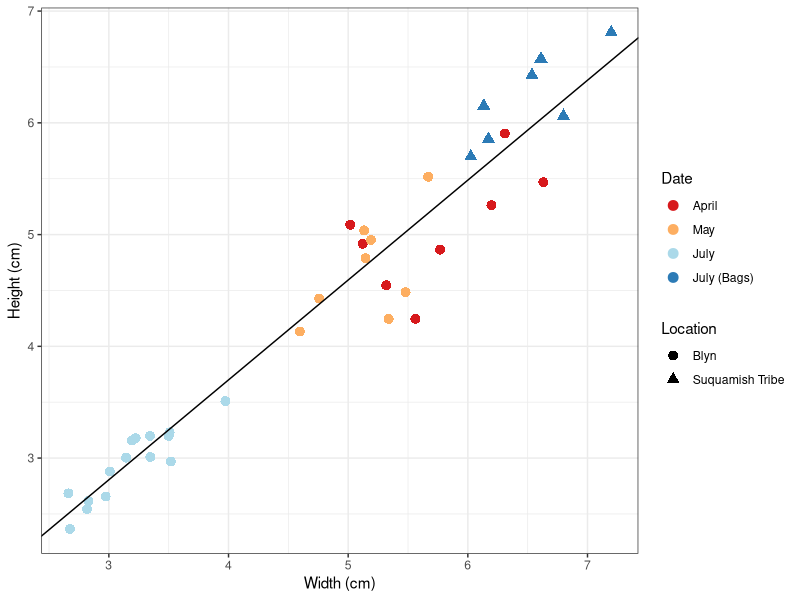

Recreate this plot in R.
## ---- chunk 1
library(tidyverse)
## ---- chunk 2
W_H_Date_Only <- read.csv("../data/W_H_Date_Only.csv")
## ---- chunk 3
summary(aov(W_H_Date_Only$`Width..cm`~W_H_Date_Only$Date)) 
TukeyHSD(aov(W_H_Date_Only$`Width..cm`~W_H_Date_Only$Date)) 
## ---- chunk 4
summary(aov(W_H_Date_Only$`Height..cm.`~W_H_Date_Only$Date))
TukeyHSD(aov(W_H_Date_Only$`Height..cm.`~W_H_Date_Only$Date))
## ---- chunk 5
CockleData_Dissection_Data <- read.csv("../data/CockleData_Dissection_Data.csv")
## ---- chunk 6
lm(CockleData_Dissection_Data$`Height..cm.`~CockleData_Dissection_Data$`Width..cm.`)
## ---- chunk 7
CockleData <- read.csv("../data/CockleData.csv")
## ---- chunk 8
CockleData$Date <- factor(CockleData$Date, levels = c("April", "May", "July", "July (Bags)"))

ggplot(CockleData, aes(x=`Width..cm.`,y =`Height..cm.`, color=Date, shape=Location),) + geom_point(size=3) + geom_abline(intercept=0.124, slope=0.8939, col = "black", size=0.5)+theme_bw()+
  scale_color_brewer(palette = "RdYlBu")+xlab("Width (cm)")+ylab("Height (cm)")   
